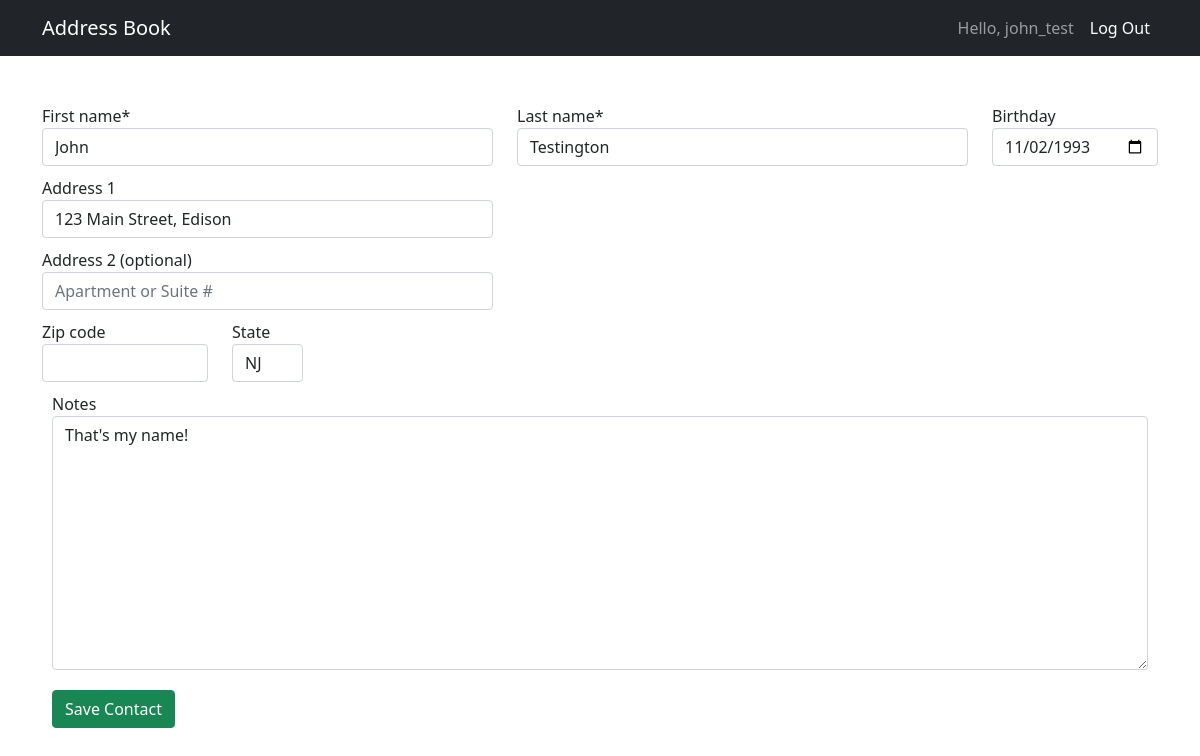
The page /update_contact/16 (signed in) on the database as committed earlier.
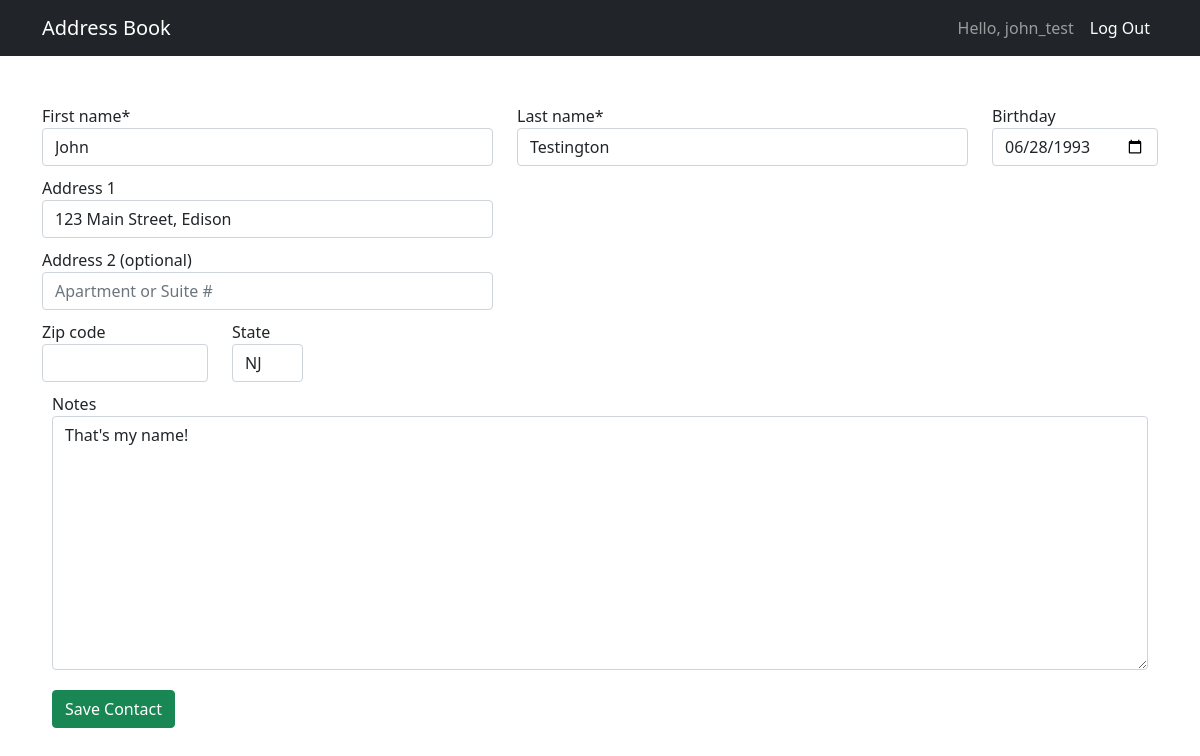
The same page on the database as committed later.
### directory/models.py (models this page shows, shortened)
class Contact(models.Model):
    first_name = models.CharField(max_length=20)
    last_name = models.CharField(max_length=20)
    email = models.EmailField(blank=True, null=True)
    birthday = models.DateField('Birthday', blank=True, null=True)
    notes = models.TextField('Notes', max_length=500, blank=True)
    username = models.ForeignKey(User, blank=True, null=True, on_delete=models.CASCADE)
    address_line1 = models.CharField(max_length = 50, null=True, blank=True)
    address_line2 = models.CharField(max_length = 50, null=True, blank=True)
    address_ZIP = models.CharField(max_length = 5, null=True, blank=True)
    address_state = models.CharField(max_length = 50, null=True, blank=True)
    self_contact = models.BooleanField(default=False)

### directory/views.py (the view, shortened to what this page needs)
# urls.py: path('update_contact/<int:pk>', UpdateContactView.as_view(), name='update-contact'),
class UpdateContactView(LoginRequiredMixin, UserPassesTestMixin, UpdateView):
    model = Contact
    context_object_name = 'contact'
    form_class = ContactForm
    template_name = 'directory/add_contact.html'
    def test_func(self):
        obj = self.get_object()
        return obj.username == self.request.user

### directory/templates/directory/add_contact.html (shortened to what this page needs)
{% extends "base.html" %}
{% load crispy_forms_tags %}
{% load static %}
{% block extra_head %}
    <link rel="stylesheet" href="{% static 'css/contact.css' %}"></link>
{% endblock %}
{% block content %}
    <form method="post" class='form-inline' novalidate>
        <div class="row">
            <div class="form-group col-5">
                {{ form.first_name|as_crispy_field }}
            </div>
            <div class="form-group col-5">
                {{ form.last_name|as_crispy_field }}
            </div>
            <div class="form-group col-2">
                {{ form.birthday|as_crispy_field }}
            </div>
        </div>
        <div class="row">
            <div class="form-group col-5">
                {{ form.address_line1|as_crispy_field }}
            </div>
        </div>
        <div class="row">
            <div class="form-group col-5">
                {{ form.address_line2|as_crispy_field }}
            </div>
        </div>
        <div class="row">
            <div class="form-group col-2">
                {{ form.address_ZIP|as_crispy_field }}
            </div>
            <div class="form-group col-1">
                {{ form.address_state|as_crispy_field }}
            </div>
        </div>
        </div>
        <div style="padding: 10px">
            {{ form.notes|as_crispy_field }}
        </div>
        <div style="padding: 10px">
            <button type="submit" class="btn btn-success">Save Contact</button>
        </div>
{% endblock content %}

Rows that differ between the two databases and show on the page:
changed Contact "John": birthday "11/02/1993" → "06/28/1993"
